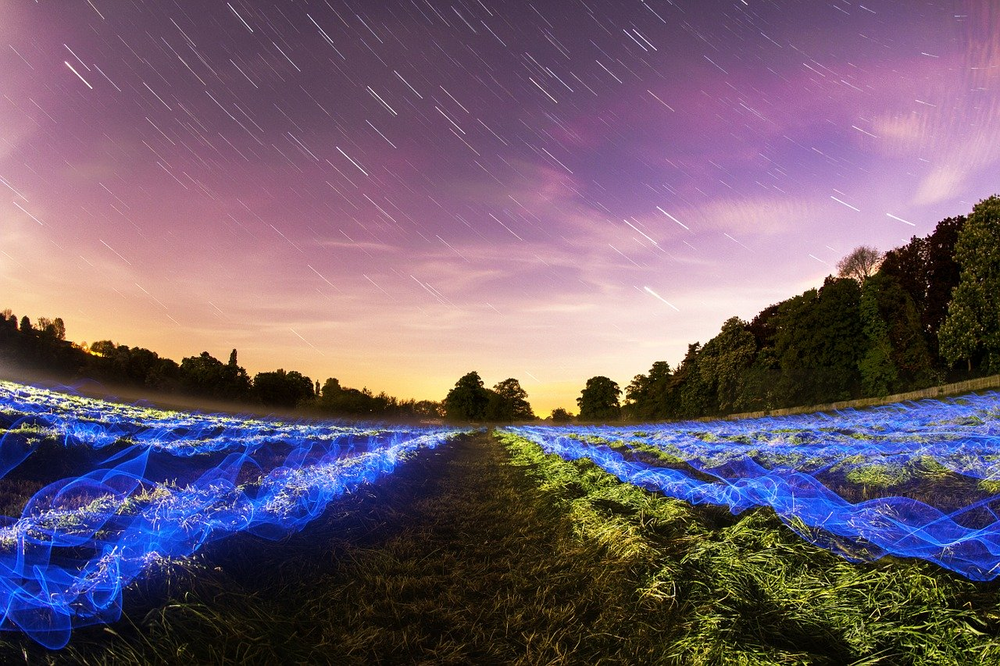
#> input picture JPEG_Compression/photo.png, 1000 x 666 px, shrunk from 1280 x 853 before the run
$ jupyter execute Main.ipynb
#> lines starting #> are read from the running program, lines starting #| are printed output that depends on the picture
### JPEG_Compression/huffman.py
from collections import Counter
import numpy as np


# ***** Part 4 *****
def cal_frequency_table(arr: list) -> dict:
    data = Counter(arr)
    res = {key: value / len(arr) for key, value in data.items()}
    return res


def calculate_huffman(freq: dict) -> dict:
    if len(freq) == 2:
        return dict(zip(freq.keys(), ['0', '1']))

    freq_p = freq.copy()
    sorted_freq = sorted(freq.items(), key=lambda x: x[1])
    f1, f2 = sorted_freq[0][0], sorted_freq[1][0]

    freq1, freq2 = freq_p.pop(f1), freq_p.pop(f2)
    freq_p[f1 + f2] = freq1 + freq2

    res = calculate_huffman(freq_p)
    temp = res.pop(f1 + f2)
    res[f1], res[f2] = temp + '0', temp + '1'

    return res


# ***** Part 5 *****
def zigzag(matrix: np.ndarray) -> np.ndarray:
    h = v = iter = 0
    v_min = h_min = 0

    v_max = matrix.shape[0]
    h_max = matrix.shape[1]

    result = np.zeros((v_max * h_max))

    while v < v_max and h < h_max:

        if (h + v) % 2 == 0:
            if v == v_min:
                result[iter] = matrix[v, h]
                if h == h_max:
                    v = v + 1
                else:
                    h = h + 1

                iter += 1

            elif h == (h_max - 1) and v < v_max:
                result[iter] = matrix[v, h]
                v = v + 1
                iter += 1

            elif v > v_min and h < (h_max - 1):
                result[iter] = matrix[v, h]
                v = v - 1
                h = h + 1
                iter += 1

        else:
            if v == (v_max - 1) and h <= (h_max - 1):
                result[iter] = matrix[v, h]
                h = h + 1
                iter += 1

            elif h == h_min:
                result[iter] = matrix[v, h]
                if v == v_max - 1:
                    h = h + 1
                else:
                    v = v + 1

                iter += 1

            elif v < (v_max - 1) and h > h_min:
                result[iter] = matrix[v, h]
                v = v + 1
                h = h - 1
                iter += 1

        if v == (v_max - 1) and h == (h_max - 1):
            result[iter] = matrix[v, h]
            break

    return result


def run_length_coding(arr: np.ndarray) -> list:
    result = []
    length = 0
    eob = ('EOB',)

    for i in range(len(arr)):
        for j in range(len(arr[i])):

            new_arr = np.trim_zeros(arr[i], 'b')
            if len(new_arr) == 0:
                new_arr = np.zeros(1)

            if j == len(new_arr):
                result.append(eob)
                break

            if i == 0 and j == 0:
                result.append((int(new_arr[j]).bit_length(), new_arr[j]))

            elif j == 0:
                diff = int(arr[i][j] - arr[i - 1][j])

                if diff != 0:
                    result.append((diff.bit_length(), diff))
                else:
                    result.append((1, diff))

                length = 0

            elif new_arr[j] == 0:
                length += 1

            else:
                result.append((length, int(new_arr[j]).bit_length(), new_arr[j]))
                length = 0

        if not (result[len(result) - 1] == eob):
            result.append(eob)

    return result

### JPEG_Compression/Main.ipynb
[cell 1]
from math import ceil
import cv2
import numpy as np
from matplotlib import pyplot as plt
import matplotlib.image as mpimg

from huffman import *

[cell 2]
addr = 'photo.png'

# read image
im = mpimg.imread(addr) * 255.0
orginalImg = np.uint8(im)

plt.imshow(orginalImg)
plt.title('Original Image')
plt.show()

[cell 3]
# convert RGB to YCrCb
# *** Part 1 ***
xform = np.array([[.299, .587, .114], [-.1687, -.3313, .5], [.5, -.4187, -.0813]])
YCbCr = im.dot(xform.T)
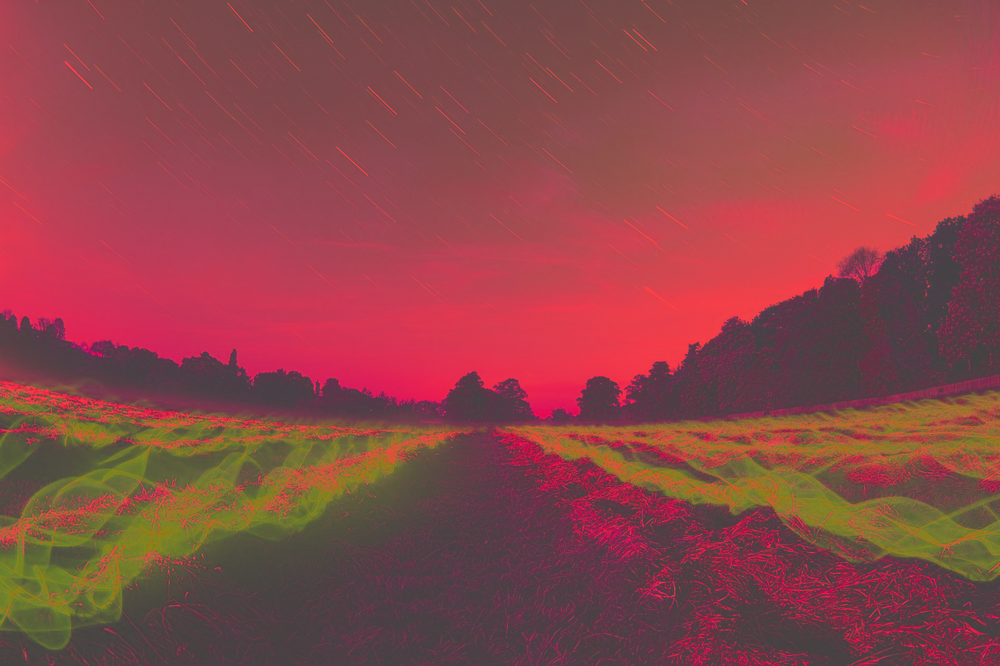
#> YCbCr: shape (666, 1000, 3) float64; mean R, G, B 100.5, 5.5, 8.1; drawn with min black and max white
YCbCr[:,:,[1,2]] += 128
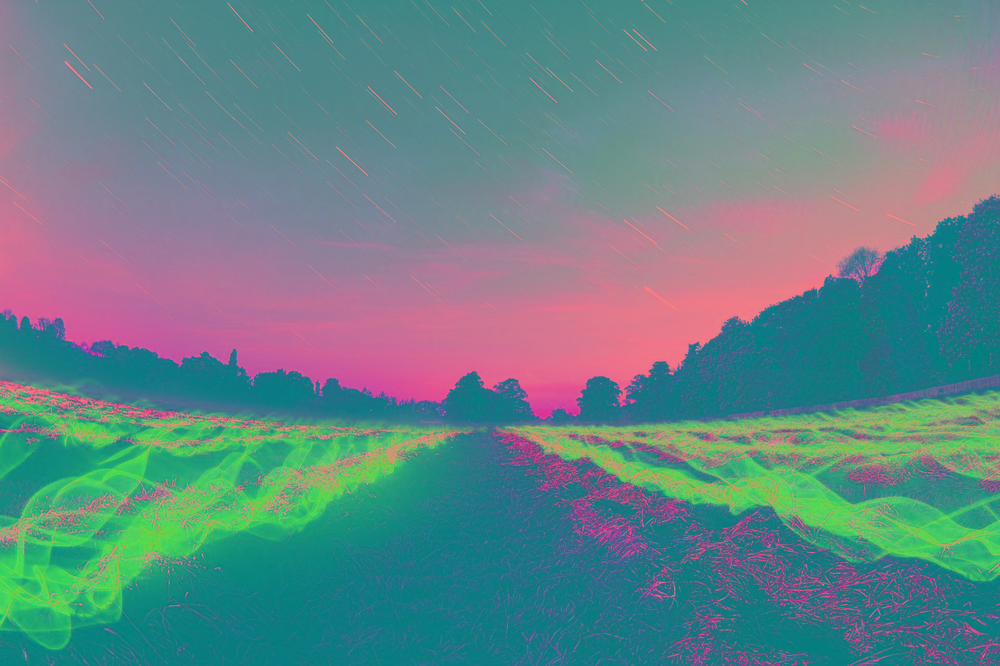
#> YCbCr: shape (666, 1000, 3) float64; mean R, G, B 100.5, 133.5, 136.1

img = np.uint8(YCbCr)

plt.imshow(img)
plt.title('YCbCr Image')
plt.show()

[cell 4]
h = len(img)
#> h = 666
w = len(img[0])
#> w = 1000

y = np.zeros((h, w), np.float32) + img[:, :, 0]
cr = np.zeros((h, w), np.float32) + img[:, :, 1]
cb = np.zeros((h, w), np.float32) + img[:, :, 2]
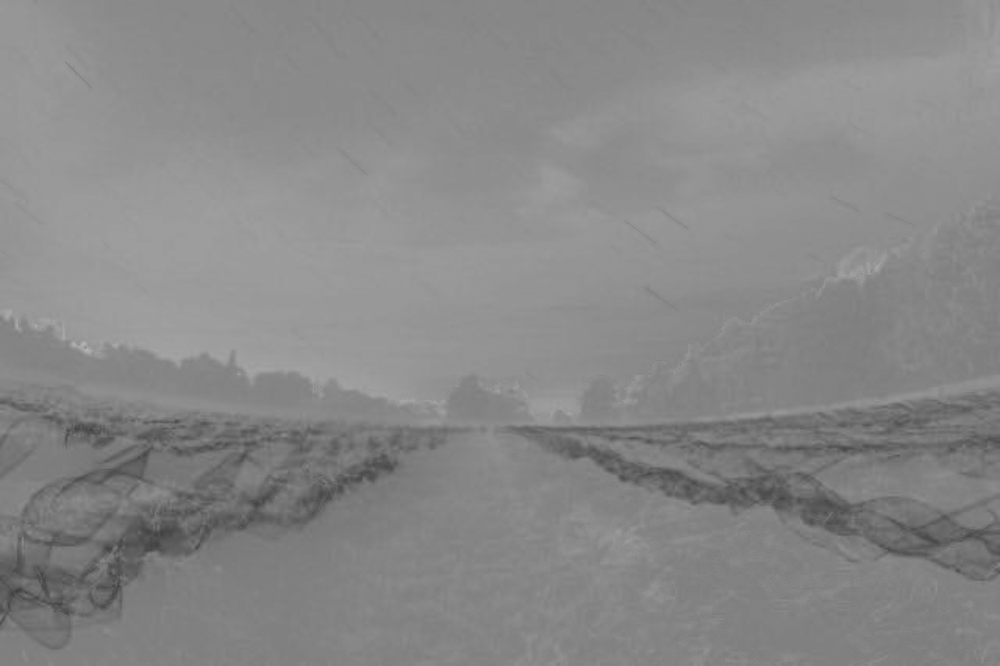
#> cb: shape (666, 1000) float32; min 62, max 181, mean 135.6

total_bits = len(y) * len(y[0]) * 8 + len(cb) * len(cb[0]) * 8 + len(cr) * len(cr[0]) * 8
#> total_bits = 15984000

y = y - 128
cr = cr - 128
cb = cb - 128

# chroma subsampling 4:2:0
cr2 = cv2.boxFilter(cr, ddepth=-1, ksize=(2,2))
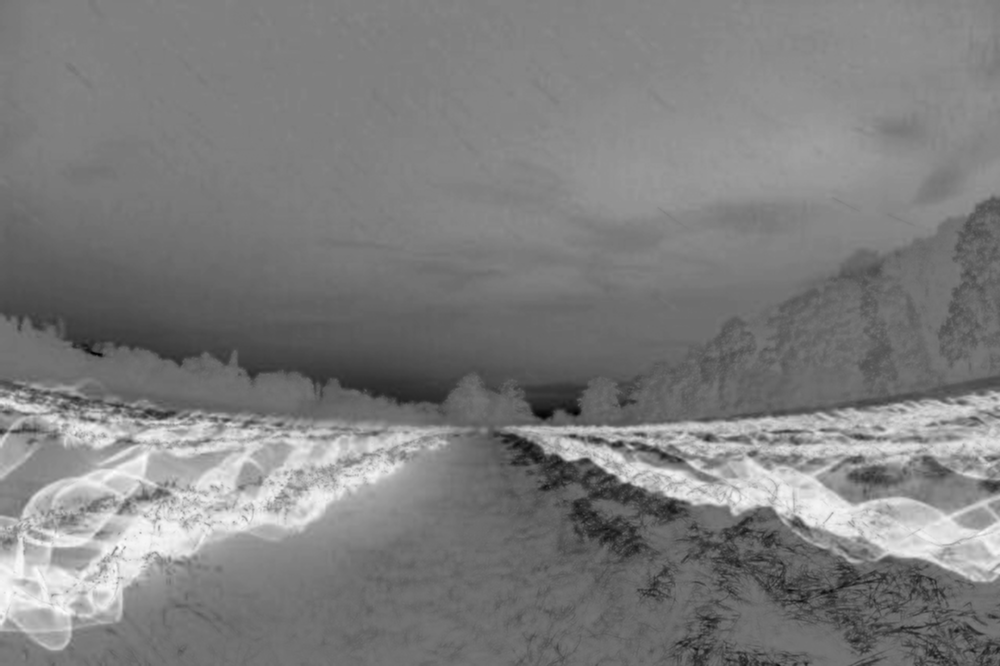
#> cr2: shape (666, 1000) float32; min -84.5, max 96.5, mean 5; drawn with min black and max white
cb2 = cv2.boxFilter(cb, ddepth=-1, ksize=(2,2))
crSub = cr2[::2,::2]
cbSub = cb2[::2,::2]

[cell 5]
Q_lum = np.array([[16, 11, 10, 16, 24, 40, 51, 61],  # luminance quantization table
                [12, 12, 14, 19, 26, 58, 60, 55],
                [14, 13, 16, 24, 40, 57, 69, 56],
                [14, 17, 22, 29, 51, 87, 80, 62],
                [18, 22, 37, 56, 68, 109, 103, 77],
                [24, 35, 55, 64, 81, 104, 113, 92],
                [49, 64, 78, 87, 103, 121, 120, 101],
                [72, 92, 95, 98, 112, 100, 103, 99]])

Q_chrom = np.array([[17, 18, 24, 47, 99, 99, 99, 99],  # chrominance quantization table
                [18, 21, 26, 66, 99, 99, 99, 99],
                [24, 26, 56, 99, 99, 99, 99, 99],
                [47, 66, 99, 99, 99, 99, 99, 99],
                [99, 99, 99, 99, 99, 99, 99, 99],
                [99, 99, 99, 99, 99, 99, 99, 99],
                [99, 99, 99, 99, 99, 99, 99, 99],
                [99, 99, 99, 99, 99, 99, 99, 99]])

[cell 6]
# *** Part 2 ***
wsize = len(Q_lum)

c_w, c_l = ceil(len(cbSub[0]) / wsize) * wsize, ceil(len(cbSub) / wsize) * wsize
#> c_w = 504; c_l = 336

if (len(cbSub[0]) % wsize == 0) and (len(cbSub) % wsize == 0):
    new_cr = crSub.copy()
    new_cb = cbSub.copy()
else:
    new_cr = np.zeros((c_l, c_w))
    new_cb = np.zeros((c_l, c_w))
    for i in range(len(crSub)):
        for j in range(len(crSub[0])):
            new_cr[i, j] += crSub[i, j]
            new_cb[i, j] += cbSub[i, j]
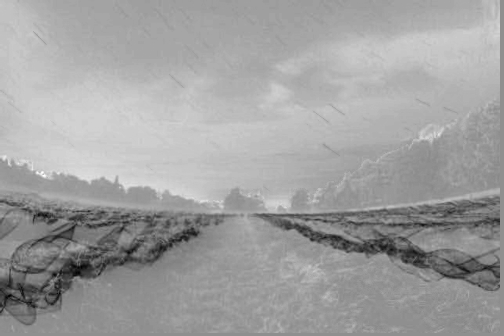
#> new_cb: shape (336, 504) float64; min -62, max 48.5, mean 7.5; drawn with min black and max white
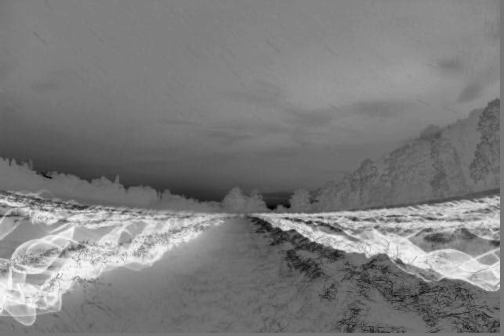
#> new_cr: shape (336, 504) float64; min -82.5, max 95.5, mean 4.9; drawn with min black and max white


y_w, y_l = ceil(len(y[0]) / wsize) * wsize, ceil(len(y) / wsize) * wsize
#> y_w = 1000; y_l = 672

if (len(y[0]) % wsize == 0) and (len(y) % wsize == 0):
    new_y = y.copy()
else:
    new_y = np.zeros((y_l, y_w))

    for i in range(len(y)):
        for j in range(len(y[0])):
            new_y[i, j] += y[i, j]
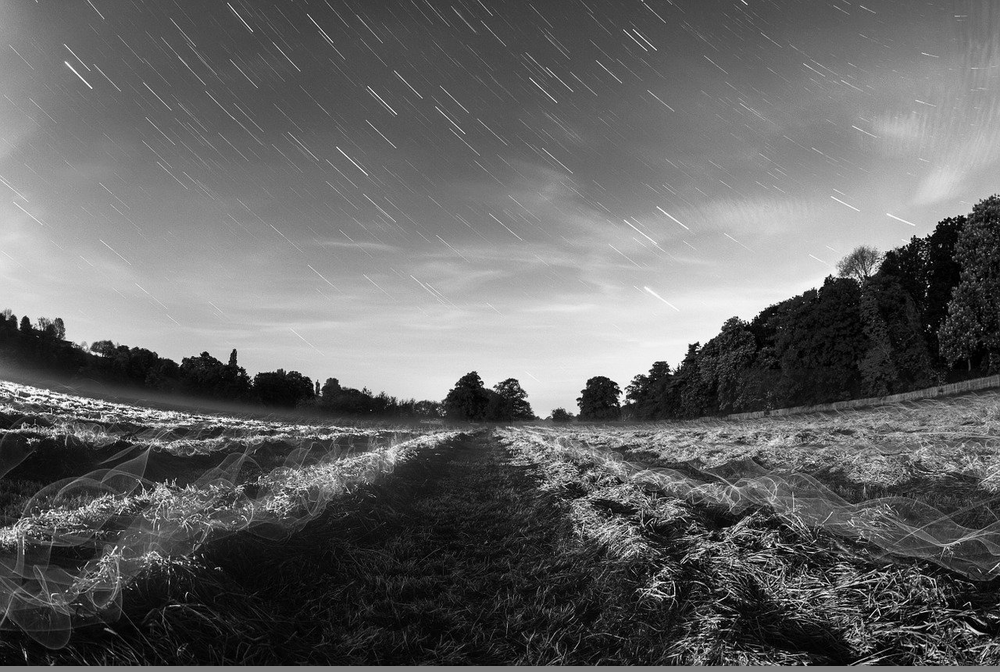
#> new_y: shape (672, 1000) float64; min -128, max 127, mean -27.7; drawn with min black and max white

[cell 7]
y_dct, cr_dct, cb_dct = np.zeros((y_l, y_w)), np.zeros((c_l, c_w)), np.zeros((c_l, c_w))

horizontal_y = int(len(y_dct[0]) / wsize)
#> horizontal_y = 125
vertical_y = int(len(y_dct) / wsize)
#> vertical_y = 84

horizontal_c = int(len(cr_dct[0]) / wsize)
#> horizontal_c = 63
vertical_c = int(len(cr_dct) / wsize)
#> vertical_c = 42

[cell 8]
for i in range(vertical_y):
    for j in range(horizontal_y):
        y_dct[i * wsize: i * wsize + wsize, j * wsize: j * wsize + wsize] = cv2.dct(new_y[i * wsize: i * wsize + wsize, j * wsize: j * wsize + wsize])
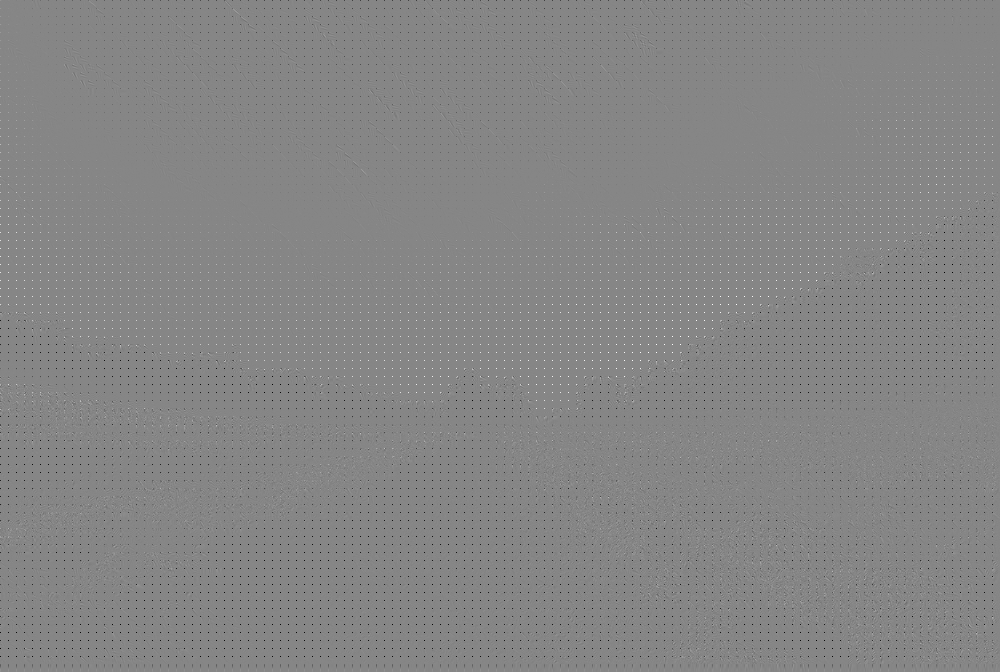
#> y_dct: shape (672, 1000) float64; min -1002.3, max 902.2, mean -3.5; drawn with min black and max white

for i in range(vertical_c):
    for j in range(horizontal_c):
        cr_dct[i * wsize: i * wsize + wsize, j * wsize: j * wsize + wsize] = cv2.dct(new_cr[i * wsize: i * wsize + wsize, j * wsize: j * wsize + wsize])

        cb_dct[i * wsize: i * wsize + wsize, j * wsize: j * wsize + wsize] = cv2.dct(new_cb[i * wsize: i * wsize + wsize, j * wsize: j * wsize + wsize])
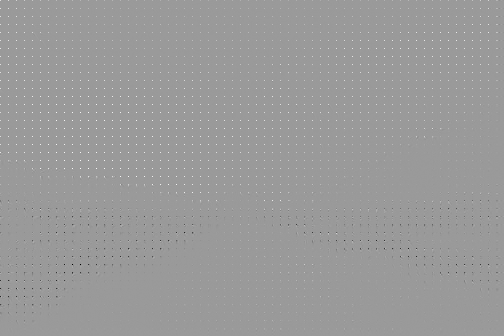
#> cb_dct: shape (336, 504) float64; min -385.7, max 252.8, mean 0.9; drawn with min black and max white
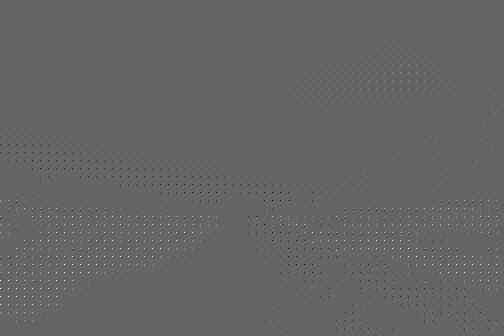
#> cr_dct: shape (336, 504) float64; min -441.2, max 669.4, mean 0.6; drawn with min black and max white

[cell 9]
# *** Part 3 ***
y_q, cr_q, cb_q = np.zeros((y_l, y_w)), np.zeros((c_l, c_w)), np.zeros((c_l, c_w))

for i in range(vertical_y):
    for j in range(horizontal_y):
        y_q[i * wsize: i * wsize + wsize, j * wsize: j * wsize + wsize] = np.ceil(y_dct[i * wsize: i * wsize + wsize, j * wsize: j * wsize + wsize] / Q_lum)

for i in range(vertical_c):
    for j in range(horizontal_c):
        cr_q[i * wsize: i * wsize + wsize, j * wsize: j * wsize + wsize] = np.ceil(cr_dct[i * wsize: i * wsize + wsize, j * wsize: j * wsize + wsize] / Q_chrom)

        cb_q[i * wsize: i * wsize + wsize, j * wsize: j * wsize + wsize] = np.ceil(cb_dct[i * wsize: i * wsize + wsize, j * wsize: j * wsize + wsize] / Q_chrom)

[cell 10]
# *** Part 6 ***
y_zigzag = np.zeros(((vertical_y * horizontal_y), wsize * wsize))
cr_zigzag = np.zeros(((vertical_c * horizontal_c), wsize * wsize))
cb_zigzag = np.zeros(((vertical_c * horizontal_c), wsize * wsize))

for i in range(vertical_y):
    for j in range(horizontal_y):
        y_zigzag[i * j] += zigzag(y_q[i * wsize: i * wsize + wsize, j * wsize: j * wsize + wsize])

y_zigzag = y_zigzag.astype(np.int16)

for i in range(vertical_c):
    for j in range(horizontal_c):
        cr_zigzag[i * j] += zigzag(cr_q[i * wsize: i * wsize + wsize, j * wsize: j * wsize + wsize])

        cb_zigzag[i * j] += zigzag(cb_q[i * wsize: i * wsize + wsize, j * wsize: j * wsize + wsize])

cr_zigzag = cr_zigzag.astype(np.int16)
cb_zigzag = cb_zigzag.astype(np.int16)

[cell 11]
y_encode = run_length_coding(y_zigzag)
y_freq_t = cal_frequency_table(y_encode)
y_huffman = calculate_huffman(y_freq_t)

cr_encode = run_length_coding(cr_zigzag)
cr_freq_t = cal_frequency_table(cr_encode)
cr_huffman = calculate_huffman(cr_freq_t)

cb_encode = run_length_coding(cb_zigzag)
cb_freq_t = cal_frequency_table(cb_encode)
cb_huffman = calculate_huffman(cb_freq_t)

[cell 12]
# *** Part 7 ***
file = open("CompressedJPEG.txt", "w")

y_bits = ''
for value in y_encode:
    y_bits += y_huffman[value]
#> this loop made 196436 passes
#> value on passes 1 to 3: (12, -3515), (0, 7, 109), (0, 5, 20)

cr_bits = ''
for value in cr_encode:
    cr_bits += cr_huffman[value]
#> this loop made 50722 passes
#> value on passes 1 to 3: (9, 505), (0, 7, 64), (0, 6, 45)

cb_bits = ''
for value in cb_encode:
    cb_bits += cb_huffman[value]
#> this loop made 50518 passes
#> value on passes 1 to 3: (9, 437), (0, 6, 52), (0, 5, 27)

result = y_bits + "\n" + cr_bits + "\n" + cb_bits
print(result)
#> (printed output is left out)

if file.writable():
    file.write(result)
file.close()

[cell 13]
new_total_bits = len(result) - 2
print("Compression Ratio = " + str(np.round(total_bits / new_total_bits, 1)))

[cell 14]
# Question 3
test = [8, 8, 34, 5, 10, 34, 6, 43, 127, 10, 10, 8, 10, 34, 10]

freq_t = cal_frequency_table(test)
test_huffman = calculate_huffman(freq_t)
print(test_huffman)

[cell 15]
new_total_bits = 0
for s in test_huffman.values():
    new_total_bits += len(s)
#> this loop made 7 passes
#> s on passes 1 to 7: '11', '00', '01', '1010', '1011', '1000', '1001'

total_bits = 15 * 8
print("Compression Ratio = " + str(np.round(total_bits / new_total_bits, 1)))
